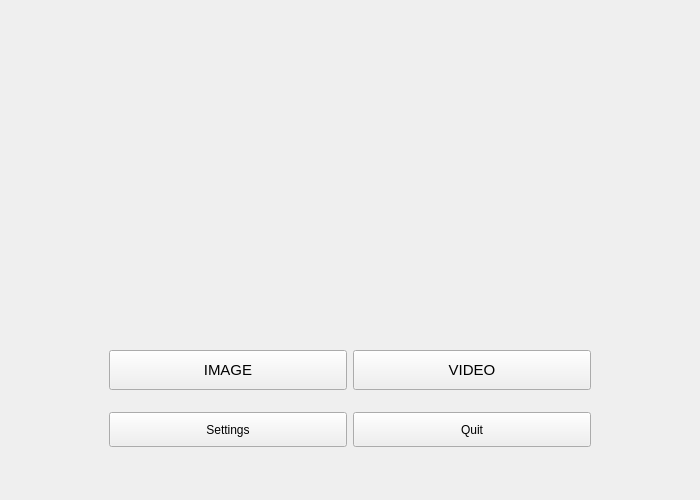
<?xml version="1.0" encoding="UTF-8"?>
<ui version="4.0">
 <class>start_form</class>
 <widget class="QWidget" name="start_form">
  <property name="geometry">
   <rect>
    <x>0</x>
    <y>0</y>
    <width>700</width>
    <height>500</height>
   </rect>
  </property>
  <property name="minimumSize">
   <size>
    <width>700</width>
    <height>500</height>
   </size>
  </property>
  <property name="maximumSize">
   <size>
    <width>700</width>
    <height>500</height>
   </size>
  </property>
  <property name="windowTitle">
   <string>Expression Recognizer</string>
  </property>
  <widget class="QFrame" name="horizontalFrame">
   <property name="geometry">
    <rect>
     <x>100</x>
     <y>340</y>
     <width>500</width>
     <height>60</height>
    </rect>
   </property>
   <property name="minimumSize">
    <size>
     <width>0</width>
     <height>60</height>
    </size>
   </property>
   <layout class="QHBoxLayout" name="horizontalLayout">
    <item>
     <widget class="QPushButton" name="image_BTN">
      <property name="minimumSize">
       <size>
        <width>0</width>
        <height>40</height>
       </size>
      </property>
      <property name="font">
       <font>
        <pointsize>11</pointsize>
       </font>
      </property>
      <property name="text">
       <string>IMAGE</string>
      </property>
     </widget>
    </item>
    <item>
     <widget class="QPushButton" name="video_BTN">
      <property name="minimumSize">
       <size>
        <width>0</width>
        <height>40</height>
       </size>
      </property>
      <property name="font">
       <font>
        <pointsize>11</pointsize>
       </font>
      </property>
      <property name="text">
       <string>VIDEO</string>
      </property>
     </widget>
    </item>
   </layout>
  </widget>
  <widget class="QFrame" name="horizontalFrame">
   <property name="geometry">
    <rect>
     <x>100</x>
     <y>400</y>
     <width>500</width>
     <height>60</height>
    </rect>
   </property>
   <property name="minimumSize">
    <size>
     <width>0</width>
     <height>60</height>
    </size>
   </property>
   <layout class="QHBoxLayout" name="horizontalLayout_2">
    <item>
     <widget class="QPushButton" name="settings_BTN">
      <property name="minimumSize">
       <size>
        <width>200</width>
        <height>35</height>
       </size>
      </property>
      <property name="text">
       <string>Settings</string>
      </property>
     </widget>
    </item>
    <item>
     <widget class="QPushButton" name="quit_BTN">
      <property name="minimumSize">
       <size>
        <width>200</width>
        <height>35</height>
       </size>
      </property>
      <property name="font">
       <font>
        <pointsize>9</pointsize>
       </font>
      </property>
      <property name="text">
       <string>Quit</string>
      </property>
     </widget>
    </item>
   </layout>
  </widget>
 </widget>
 <resources/>
 <connections/>
</ui>
